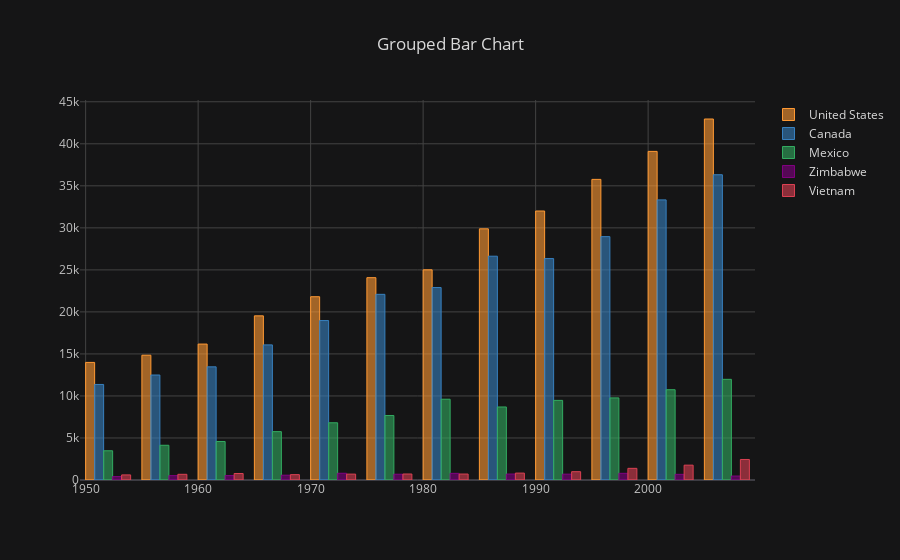

Here is the notebook cell this chart was saved with:
### Markdown cell above
# Grouped Bar Charts

### Code cell
# Create a List filled with the countries to plot
countries_to_plot = ['United States', 'Canada', 'Mexico', 'Zimbabwe', 'Vietnam']

# plot the countries 
df_wide_GDP[countries_to_plot].iplot(kind='bar',
                                     barmode='group',
                                     theme='solar',
                                     title='Grouped Bar Chart')

### Figure 1 — Plotly figure (JSON) as saved in the notebook; plotly's stock layout.template omitted (floating-point values rounded to 4 significant figures)
{"data": [{"marker": {"color": "rgba(255, 153, 51, 0.6)", "line": {"color": "rgba(255, 153, 51, 1.0)", "width": 1}}, "name": "United States", "orientation": "v", "text": "", "type": "bar", "uid": "5472b8fa-490b-4e8c-8b16-41f5ae955603", "x": [1952, 1957, 1962, 1967, 1972, 1977, 1982, 1987, 1992, 1997, 2002, 2007], "y": [13990.0, 14850.0, 16170.0, 19530.0, 21810.0, 24070.0, 25010.0, 29880.0, 32000.0, 35770.0, 39100.0, 42950.0]}, {"marker": {"color": "rgba(55, 128, 191, 0.6)", "line": {"color": "rgba(55, 128, 191, 1.0)", "width": 1}}, "name": "Canada", "orientation": "v", "text": "", "type": "bar", "uid": "0db0c273-90a5-427d-9437-4a9e5fd9d75f", "x": [1952, 1957, 1962, 1967, 1972, 1977, 1982, 1987, 1992, 1997, 2002, 2007], "y": [11370.0, 12490.0, 13460.0, 16080.0, 18970.0, 22090.0, 22900.0, 26630.0, 26340.0, 28950.0, 33330.0, 36320.0]}, {"marker": {"color": "rgba(50, 171, 96, 0.6)", "line": {"color": "rgba(50, 171, 96, 1.0)", "width": 1}}, "name": "Mexico", "orientation": "v", "text": "", "type": "bar", "uid": "863cba67-6617-4dd5-9eee-dd0801ac8cc4", "x": [1952, 1957, 1962, 1967, 1972, 1977, 1982, 1987, 1992, 1997, 2002, 2007], "y": [3478.0, 4132.0, 4582.0, 5755.0, 6809.0, 7675.0, 9611.0, 8688.0, 9472.0, 9767.0, 10740.0, 11980.0]}, {"marker": {"color": "rgba(128, 0, 128, 0.6)", "line": {"color": "rgba(128, 0, 128, 1.0)", "width": 1}}, "name": "Zimbabwe", "orientation": "v", "text": "", "type": "bar", "uid": "d7d5ad44-cd12-44ca-b5fa-e941c9bad653", "x": [1952, 1957, 1962, 1967, 1972, 1977, 1982, 1987, 1992, 1997, 2002, 2007], "y": [406.9, 518.8, 527.3, 569.8, 799.4, 685.6, 788.9, 706.2, 693.4, 792.4, 672.0, 469.7]}, {"marker": {"color": "rgba(219, 64, 82, 0.6)", "line": {"color": "rgba(219, 64, 82, 1.0)", "width": 1}}, "name": "Vietnam", "orientation": "v", "text": "", "type": "bar", "uid": "21543a9a-4491-4563-9a8f-f8c2b9bf0be9", "x": [1952, 1957, 1962, 1967, 1972, 1977, 1982, 1987, 1992, 1997, 2002, 2007], "y": [605.1, 676.3, 772.0, 637.1, 699.5, 713.5, 707.2, 820.8, 989.0, 1386.0, 1764.0, 2442.0]}], "layout": {"barmode": "group", "legend": {"bgcolor": "#151516", "font": {"color": "#D9D9D9"}}, "paper_bgcolor": "#151516", "plot_bgcolor": "#151516", "title": {"font": {"color": "#D9D9D9"}, "text": "Grouped Bar Chart"}, "xaxis": {"gridcolor": "#434343", "showgrid": true, "tickfont": {"color": "#C2C2C2"}, "title": {"font": {"color": "#D9D9D9"}, "text": ""}, "zerolinecolor": "#666570"}, "yaxis": {"gridcolor": "#434343", "showgrid": true, "tickfont": {"color": "#C2C2C2"}, "title": {"font": {"color": "#D9D9D9"}, "text": ""}, "zerolinecolor": "#666570"}}}
